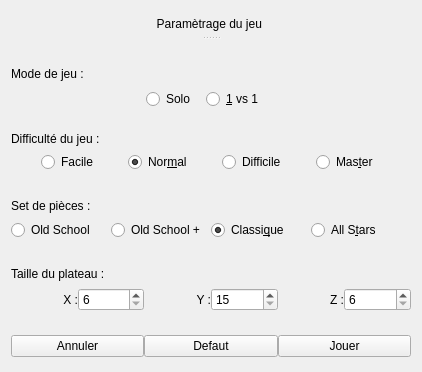
  <widget class="QWidget" name="Classic_Game_Page">
   <layout class="QGridLayout" name="gridLayout_2">
    <item row="0" column="0">
     <widget class="QSplitter" name="splitter_2">
      <property name="sizePolicy">
       <sizepolicy hsizetype="Fixed" vsizetype="Fixed">
        <horstretch>0</horstretch>
        <verstretch>0</verstretch>
       </sizepolicy>
      </property>
      <property name="minimumSize">
       <size>
        <width>400</width>
        <height>350</height>
       </size>
      </property>
      <property name="maximumSize">
       <size>
        <width>16777215</width>
        <height>16777215</height>
       </size>
      </property>
      <property name="orientation">
       <enum>Qt::Vertical</enum>
      </property>
      <widget class="QLabel" name="label">
       <property name="minimumSize">
        <size>
         <width>380</width>
         <height>22</height>
        </size>
       </property>
       <property name="text">
        <string>Paramètrage du jeu </string>
       </property>
       <property name="alignment">
        <set>Qt::AlignCenter</set>
       </property>
      </widget>
      <widget class="QWidget" name="layoutWidget">
       <layout class="QVBoxLayout" name="verticalLayout">
        <property name="spacing">
         <number>0</number>
        </property>
        <item>
         <spacer name="verticalSpacer_6">
          <property name="orientation">
           <enum>Qt::Vertical</enum>
          </property>
          <property name="sizeType">
           <enum>QSizePolicy::Fixed</enum>
          </property>
          <property name="sizeHint" stdset="0">
           <size>
            <width>20</width>
            <height>20</height>
           </size>
          </property>
         </spacer>
        </item>
        <item>
         <layout class="QHBoxLayout" name="horizontalLayout_11">
          <item>
           <widget class="QLabel" name="label_46">
            <property name="minimumSize">
             <size>
              <width>95</width>
              <height>20</height>
             </size>
            </property>
            <property name="maximumSize">
             <size>
              <width>95</width>
              <height>20</height>
             </size>
            </property>
            <property name="text">
             <string>Mode de jeu :</string>
            </property>
           </widget>
          </item>
          <item>
           <spacer name="horizontalSpacer_6">
            <property name="orientation">
             <enum>Qt::Horizontal</enum>
            </property>
            <property name="sizeHint" stdset="0">
             <size>
              <width>40</width>
              <height>20</height>
             </size>
            </property>
           </spacer>
          </item>
         </layout>
        </item>
        <item>
         <layout class="QHBoxLayout" name="horizontalLayout_10">
          <item>
           <spacer name="horizontalSpacer_5">
            <property name="orientation">
             <enum>Qt::Horizontal</enum>
            </property>
            <property name="sizeHint" stdset="0">
             <size>
              <width>40</width>
              <height>20</height>
             </size>
            </property>
           </spacer>
          </item>
          <item>
           <widget class="QRadioButton" name="SoloMode">
            <property name="sizePolicy">
             <sizepolicy hsizetype="Fixed" vsizetype="Fixed">
              <horstretch>0</horstretch>
              <verstretch>0</verstretch>
             </sizepolicy>
            </property>
            <property name="minimumSize">
             <size>
              <width>60</width>
              <height>22</height>
             </size>
            </property>
            <property name="maximumSize">
             <size>
              <width>60</width>
              <height>22</height>
             </size>
            </property>
            <property name="text">
             <string>Solo</string>
            </property>
            <property name="checked">
             <bool>true</bool>
            </property>
           </widget>
          </item>
          <item>
           <widget class="QRadioButton" name="_1vs1Mode">
            <property name="sizePolicy">
             <sizepolicy hsizetype="Fixed" vsizetype="Fixed">
              <horstretch>0</horstretch>
              <verstretch>0</verstretch>
             </sizepolicy>
            </property>
            <property name="minimumSize">
             <size>
              <width>70</width>
              <height>22</height>
             </size>
            </property>
            <property name="maximumSize">
             <size>
              <width>70</width>
              <height>22</height>
             </size>
            </property>
            <property name="text">
             <string>&amp;1 vs 1</string>
            </property>
           </widget>
          </item>
          <item>
           <spacer name="horizontalSpacer_4">
            <property name="orientation">
             <enum>Qt::Horizontal</enum>
            </property>
            <property name="sizeHint" stdset="0">
             <size>
              <width>40</width>
              <height>20</height>
             </size>
            </property>
           </spacer>
          </item>
         </layout>
        </item>
        <item>
         <spacer name="verticalSpacer_7">
          <property name="orientation">
           <enum>Qt::Vertical</enum>
          </property>
          <property name="sizeType">
           <enum>QSizePolicy::Fixed</enum>
          </property>
          <property name="sizeHint" stdset="0">
           <size>
            <width>88</width>
            <height>17</height>
           </size>
          </property>
         </spacer>
        </item>
        <item>
         <layout class="QHBoxLayout" name="horizontalLayout_6">
          <property name="spacing">
           <number>0</number>
          </property>
          <item>
           <widget class="QLabel" name="label_26">
            <property name="sizePolicy">
             <sizepolicy hsizetype="Fixed" vsizetype="Fixed">
              <horstretch>0</horstretch>
              <verstretch>0</verstretch>
             </sizepolicy>
            </property>
            <property name="text">
             <string>Difficulté du jeu :</string>
            </property>
           </widget>
          </item>
          <item>
           <spacer name="horizontalSpacer">
            <property name="orientation">
             <enum>Qt::Horizontal</enum>
            </property>
            <property name="sizeHint" stdset="0">
             <size>
              <width>231</width>
              <height>17</height>
             </size>
            </property>
           </spacer>
          </item>
         </layout>
        </item>
        <item>
         <layout class="QHBoxLayout" name="horizontalLayout_5">
          <property name="spacing">
           <number>0</number>
          </property>
          <item>
           <widget class="QRadioButton" name="EasyMode">
            <property name="sizePolicy">
             <sizepolicy hsizetype="Fixed" vsizetype="Fixed">
              <horstretch>0</horstretch>
              <verstretch>0</verstretch>
             </sizepolicy>
            </property>
            <property name="layoutDirection">
             <enum>Qt::LeftToRight</enum>
            </property>
            <property name="text">
             <string>Facile</string>
            </property>
            <attribute name="buttonGroup">
             <string notr="true">Classic_Game_Difficulty_Selector</string>
            </attribute>
           </widget>
          </item>
          <item>
           <widget class="QRadioButton" name="NormalMode">
            <property name="sizePolicy">
             <sizepolicy hsizetype="Fixed" vsizetype="Fixed">
              <horstretch>0</horstretch>
              <verstretch>0</verstretch>
             </sizepolicy>
            </property>
            <property name="text">
             <string>Nor&amp;mal</string>
            </property>
            <property name="checked">
             <bool>true</bool>
            </property>
            <attribute name="buttonGroup">
             <string notr="true">Classic_Game_Difficulty_Selector</string>
            </attribute>
           </widget>
          </item>
          <item>
           <widget class="QRadioButton" name="HardMode">
            <property name="sizePolicy">
             <sizepolicy hsizetype="Fixed" vsizetype="Fixed">
              <horstretch>0</horstretch>
              <verstretch>0</verstretch>
             </sizepolicy>
            </property>
            <property name="text">
             <string>Difficile</string>
            </property>
            <attribute name="buttonGroup">
             <string notr="true">Classic_Game_Difficulty_Selector</string>
            </attribute>
           </widget>
          </item>
          <item>
           <widget class="QRadioButton" name="MasterMode">
            <property name="sizePolicy">
             <sizepolicy hsizetype="Fixed" vsizetype="Fixed">
              <horstretch>0</horstretch>
              <verstretch>0</verstretch>
             </sizepolicy>
            </property>
            <property name="text">
             <string>Mas&amp;ter</string>
            </property>
            <attribute name="buttonGroup">
             <string notr="true">Classic_Game_Difficulty_Selector</string>
            </attribute>
           </widget>
          </item>
         </layout>
        </item>
        <item>
         <spacer name="verticalSpacer_4">
          <property name="orientation">
           <enum>Qt::Vertical</enum>
          </property>
          <property name="sizeType">
           <enum>QSizePolicy::Fixed</enum>
          </property>
          <property name="sizeHint" stdset="0">
           <size>
            <width>20</width>
            <height>20</height>
           </size>
          </property>
         </spacer>
        </item>
        <item>
         <layout class="QHBoxLayout" name="horizontalLayout_4">
          <property name="spacing">
           <number>0</number>
          </property>
          <item>
           <widget class="QLabel" name="label_27">
            <property name="sizePolicy">
             <sizepolicy hsizetype="Fixed" vsizetype="Fixed">
              <horstretch>0</horstretch>
              <verstretch>0</verstretch>
             </sizepolicy>
            </property>
            <property name="text">
             <string>Set de pièces :</string>
            </property>
           </widget>
          </item>
          <item>
           <spacer name="horizontalSpacer_2">
            <property name="orientation">
             <enum>Qt::Horizontal</enum>
            </property>
            <property name="sizeHint" stdset="0">
             <size>
              <width>278</width>
              <height>20</height>
             </size>
            </property>
           </spacer>
          </item>
         </layout>
        </item>
        <item>
         <layout class="QHBoxLayout" name="horizontalLayout_3">
          <property name="spacing">
           <number>0</number>
          </property>
          <item>
           <widget class="QRadioButton" name="Old_School_Set">
            <property name="text">
             <string notr="true">Old School</string>
            </property>
            <attribute name="buttonGroup">
             <string notr="true">Classic_Game_Piece_Set</string>
            </attribute>
           </widget>
          </item>
          <item>
           <widget class="QRadioButton" name="Old_School_Plus_Set">
            <property name="text">
             <string notr="true">Old School +</string>
            </property>
            <property name="checked">
             <bool>false</bool>
            </property>
            <attribute name="buttonGroup">
             <string notr="true">Classic_Game_Piece_Set</string>
            </attribute>
           </widget>
          </item>
          <item>
           <widget class="QRadioButton" name="Classic_Set">
            <property name="text">
             <string>Classi&amp;que</string>
            </property>
            <property name="checked">
             <bool>true</bool>
            </property>
            <attribute name="buttonGroup">
             <string notr="true">Classic_Game_Piece_Set</string>
            </attribute>
           </widget>
          </item>
          <item>
           <widget class="QRadioButton" name="All_Stars_Set">
            <property name="text">
             <string notr="true">All S&amp;tars</string>
            </property>
            <attribute name="buttonGroup">
             <string notr="true">Classic_Game_Piece_Set</string>
            </attribute>
           </widget>
          </item>
         </layout>
        </item>
        <item>
         <spacer name="verticalSpacer_3">
          <property name="orientation">
           <enum>Qt::Vertical</enum>
          </property>
          <property name="sizeType">
           <enum>QSizePolicy::Fixed</enum>
          </property>
          <property name="sizeHint" stdset="0">
           <size>
            <width>20</width>
            <height>20</height>
           </size>
          </property>
         </spacer>
        </item>
        <item>
         <layout class="QHBoxLayout" name="horizontalLayout_2">
          <property name="spacing">
           <number>0</number>
          </property>
          <item>
           <widget class="QLabel" name="label_28">
            <property name="sizePolicy">
             <sizepolicy hsizetype="Fixed" vsizetype="Fixed">
              <horstretch>0</horstretch>
              <verstretch>0</verstretch>
             </sizepolicy>
            </property>
            <property name="text">
             <string>Taille du plateau :</string>
            </property>
           </widget>
          </item>
          <item>
           <spacer name="horizontalSpacer_3">
            <property name="orientation">
             <enum>Qt::Horizontal</enum>
            </property>
            <property name="sizeHint" stdset="0">
             <size>
              <width>268</width>
              <height>20</height>
             </size>
            </property>
           </spacer>
          </item>
         </layout>
        </item>
        <item>
         <layout class="QHBoxLayout" name="horizontalLayout">
          <property name="spacing">
           <number>0</number>
          </property>
          <item>
           <widget class="QLabel" name="X_label">
            <property name="text">
             <string>X :</string>
            </property>
            <property name="alignment">
             <set>Qt::AlignRight|Qt::AlignTrailing|Qt::AlignVCenter</set>
            </property>
           </widget>
          </item>
          <item>
           <widget class="QSpinBox" name="X_SpinBox">
            <property name="minimum">
             <number>6</number>
            </property>
            <property name="maximum">
             <number>10</number>
            </property>
           </widget>
          </item>
          <item>
           <widget class="QLabel" name="Y_label">
            <property name="text">
             <string>Y :</string>
            </property>
            <property name="alignment">
             <set>Qt::AlignRight|Qt::AlignTrailing|Qt::AlignVCenter</set>
            </property>
           </widget>
          </item>
          <item>
           <widget class="QSpinBox" name="Y_SpinBox">
            <property name="minimum">
             <number>15</number>
            </property>
            <property name="maximum">
             <number>25</number>
            </property>
           </widget>
          </item>
          <item>
           <widget class="QLabel" name="Z_label">
            <property name="text">
             <string>Z :</string>
            </property>
            <property name="alignment">
             <set>Qt::AlignRight|Qt::AlignTrailing|Qt::AlignVCenter</set>
            </property>
           </widget>
          </item>
          <item>
           <widget class="QSpinBox" name="Z_SpinBox">
            <property name="minimum">
             <number>6</number>
            </property>
            <property name="maximum">
             <number>10</number>
            </property>
           </widget>
          </item>
         </layout>
        </item>
        <item>
         <spacer name="verticalSpacer_5">
          <property name="orientation">
           <enum>Qt::Vertical</enum>
          </property>
          <property name="sizeType">
           <enum>QSizePolicy::Fixed</enum>
          </property>
          <property name="sizeHint" stdset="0">
           <size>
            <width>20</width>
            <height>20</height>
           </size>
          </property>
         </spacer>
        </item>
        <item>
         <layout class="QHBoxLayout" name="horizontalLayout_7">
          <property name="spacing">
           <number>0</number>
          </property>
          <item>
           <widget class="QPushButton" name="Cancel_ClassicGameMenu">
            <property name="text">
             <string>Annuler</string>
            </property>
           </widget>
          </item>
          <item>
           <widget class="QPushButton" name="Default_ClassicGameMenu">
            <property name="text">
             <string>Defaut</string>
            </property>
           </widget>
          </item>
          <item>
           <widget class="QPushButton" name="Play_ClassicGameMenu">
            <property name="text">
             <string>Jouer</string>
            </property>
           </widget>
          </item>
         </layout>
        </item>
       </layout>
      </widget>
     </widget>
    </item>
   </layout>
  </widget>
